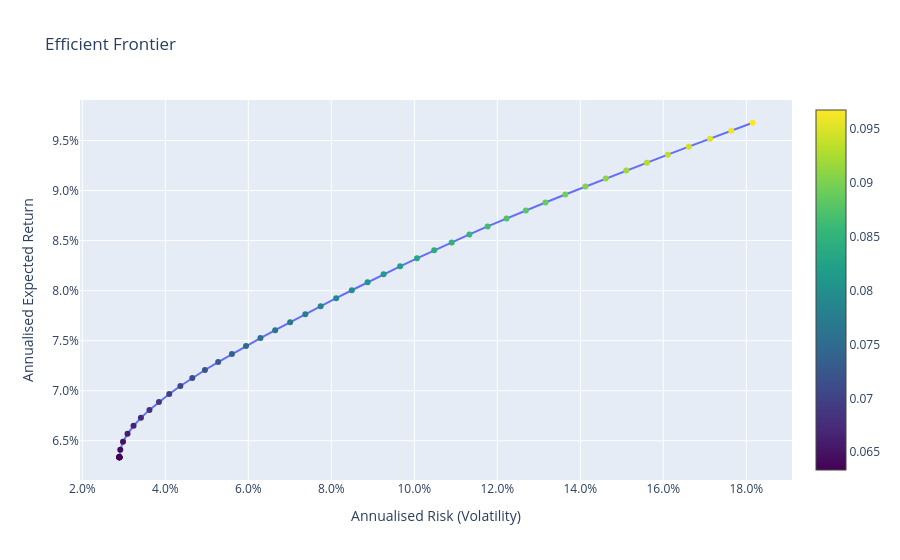

The cell this chart's notebook holds for it:
### Markdown cell above
### 6c. Efficient frontier

Mean-variance frontier for the flattened aggregate. Constraints: long-only, weights sum to 1.

### Code cell
RF_RATE = _er.per_asset["tbills"]
print(f"Risk-free rate (T-bill, annualised): {RF_RATE:.2%}")

opt = wp.analytics.Optimizer(
    return_model=wp.analytics.ExpectedReturn(method=RETURN_METHOD),
    risk_model=wp.analytics.Risk(method=RISK_METHOD),
    constraints=[wp.LongOnly(), wp.SumToOne(), wp.WeightBounds(max_weight=0.6)],
)
frontier = opt.efficient_frontier(_flat, start=DATA_START, end=DATA_END, frequency="quarterly")
frontier.plot().show()

# Max Sharpe portfolio
sharpe_weights = frontier.optimal_sharpe(RF_RATE)
rets = frontier.expected_returns.to_list()
vols = frontier.risks.to_list()
sharpe_ratios = [(r - RF_RATE) / v if v > 0 else float("-inf") for r, v in zip(rets, vols)]
sharpe_idx = max(range(len(sharpe_ratios)), key=lambda i: sharpe_ratios[i])

print(f"\nMax Sharpe  (return {rets[sharpe_idx]:.2%}, vol {vols[sharpe_idx]:.2%}, Sharpe {sharpe_ratios[sharpe_idx]:.2f})")
for name, w in sorted(sharpe_weights.items(), key=lambda kv: -kv[1]):
    if w > 0.005:
        print(f"  {name:<20} {w:.1%}")

### Figure 1 — Plotly figure (JSON) as saved in the notebook; plotly's stock layout.template omitted (floating-point values rounded to 4 significant figures)
{"data": [{"hovertemplate": "Risk: %{x:.2%}<br>Return: %{y:.2%}<br>%{text}<extra></extra>", "marker": {"color": [0.06335, 0.06335, 0.06335, 0.06335, 0.06335, 0.06335, 0.06335, 0.06335, 0.0641, 0.0649, 0.0657, 0.06649, 0.06729, 0.06809, 0.06888, 0.06968, 0.07048, 0.07127, 0.07207, 0.07287, 0.07367, 0.07446, 0.07526, 0.07606, 0.07685, 0.07765, 0.07845, 0.07924, 0.08004, 0.08084, 0.08163, 0.08243, 0.08323, 0.08403, 0.08482, 0.08562, 0.08642, 0.08721, 0.08801, 0.08881, 0.0896, 0.0904, 0.0912, 0.09199, 0.09279, 0.09359, 0.09439, 0.09518, 0.09598, 0.09678], "colorscale": [[0, "#440154"], [0.1111, "#482878"], [0.2222, "#3e4989"], [0.3333, "#31688e"], [0.4444, "#26828e"], [0.5556, "#1f9e89"], [0.6667, "#35b779"], [0.7778, "#6ece58"], [0.8889, "#b5de2b"], [1, "#fde725"]], "showscale": true, "size": 6}, "mode": "lines+markers", "text": ["nasdaq100: 0.0%<br>russell1000: 0.4%<br>europe: 0.0%<br>financials: 1.1%<br>tbills: 56.2%<br>us_agg_bonds: 26.5%<br>us_total: 1.7%<br>us_lcg: 0.0%<br>property: 14.2%", "nasdaq100: 0.0%<br>russell1000: 0.4%<br>europe: 0.0%<br>financials: 1.1%<br>tbills: 56.2%<br>us_agg_bonds: 26.5%<br>us_total: 1.7%<br>us_lcg: 0.0%<br>property: 14.2%", "nasdaq100: 0.0%<br>russell1000: 0.4%<br>europe: 0.0%<br>financials: 1.1%<br>tbills: 56.2%<br>us_agg_bonds: 26.5%<br>us_total: 1.7%<br>us_lcg: 0.0%<br>property: 14.2%", "nasdaq100: 0.0%<br>russell1000: 0.4%<br>europe: 0.0%<br>financials: 1.1%<br>tbills: 56.2%<br>us_agg_bonds: 26.5%<br>us_total: 1.7%<br>us_lcg: 0.0%<br>property: 14.2%", "nasdaq100: 0.0%<br>russell1000: 0.4%<br>europe: 0.0%<br>financials: 1.1%<br>tbills: 56.2%<br>us_agg_bonds: 26.5%<br>us_total: 1.7%<br>us_lcg: 0.0%<br>property: 14.2%", "nasdaq100: 0.0%<br>russell1000: 0.4%<br>europe: 0.0%<br>financials: 1.1%<br>tbills: 56.2%<br>us_agg_bonds: 26.5%<br>us_total: 1.7%<br>us_lcg: 0.0%<br>property: 14.2%", "nasdaq100: 0.0%<br>russell1000: 0.4%<br>europe: 0.0%<br>financials: 1.1%<br>tbills: 56.2%<br>us_agg_bonds: 26.5%<br>us_total: 1.7%<br>us_lcg: 0.0%<br>property: 14.2%", "nasdaq100: 0.0%<br>russell1000: 0.4%<br>europe: 0.0%<br>financials: 1.1%<br>tbills: 56.2%<br>us_agg_bonds: 26.5%<br>us_total: 1.7%<br>us_lcg: 0.0%<br>property: 14.2%", "nasdaq100: 0.5%<br>russell1000: 0.0%<br>europe: 0.0%<br>financials: 0.3%<br>tbills: 55.0%<br>us_agg_bonds: 27.8%<br>us_total: 4.0%<br>us_lcg: 0.0%<br>property: 12.5%", "nasdaq100: 2.1%<br>russell1000: 0.0%<br>europe: 0.0%<br>financials: 0.0%<br>tbills: 53.8%<br>us_agg_bonds: 29.1%<br>us_total: 4.2%<br>us_lcg: 0.0%<br>property: 10.7%", "nasdaq100: 3.9%<br>russell1000: 0.0%<br>europe: 0.0%<br>financials: 0.0%<br>tbills: 52.6%<br>us_agg_bonds: 30.5%<br>us_total: 4.0%<br>us_lcg: 0.0%<br>property: 9.0%", "nasdaq100: 5.7%<br>russell1000: 0.0%<br>europe: 0.0%<br>financials: 0.0%<br>tbills: 51.4%<br>us_agg_bonds: 31.9%<br>us_total: 3.8%<br>us_lcg: 0.0%<br>property: 7.2%", "nasdaq100: 7.5%<br>russell1000: 0.0%<br>europe: 0.0%<br>financials: 0.0%<br>tbills: 50.2%<br>us_agg_bonds: 33.3%<br>us_total: 3.5%<br>us_lcg: 0.0%<br>property: 5.5%", "nasdaq100: 9.3%<br>russell1000: 0.0%<br>europe: 0.0%<br>financials: 0.0%<br>tbills: 49.0%<br>us_agg_bonds: 34.7%<br>us_total: 3.3%<br>us_lcg: 0.0%<br>property: 3.7%", "nasdaq100: 11.1%<br>russell1000: 0.0%<br>europe: 0.0%<br>financials: 0.0%<br>tbills: 47.8%<br>us_agg_bonds: 36.1%<br>us_total: 3.0%<br>us_lcg: 0.0%<br>property: 2.0%", "nasdaq100: 12.9%<br>russell1000: 0.0%<br>europe: 0.0%<br>financials: 0.0%<br>tbills: 46.6%<br>us_agg_bonds: 37.5%<br>us_total: 2.8%<br>us_lcg: 0.0%<br>property: 0.2%", "nasdaq100: 15.1%<br>russell1000: 0.0%<br>europe: 0.0%<br>financials: 0.0%<br>tbills: 43.5%<br>us_agg_bonds: 38.9%<br>us_total: 2.5%<br>us_lcg: 0.0%<br>property: 0.0%", "nasdaq100: 17.3%<br>russell1000: 0.0%<br>europe: 0.0%<br>financials: 0.0%<br>tbills: 40.1%<br>us_agg_bonds: 40.3%<br>us_total: 2.3%<br>us_lcg: 0.0%<br>property: 0.0%", "nasdaq100: 19.5%<br>russell1000: 0.0%<br>europe: 0.0%<br>financials: 0.0%<br>tbills: 36.8%<br>us_agg_bonds: 41.7%<br>us_total: 2.0%<br>us_lcg: 0.0%<br>property: 0.0%", "nasdaq100: 21.7%<br>russell1000: 0.0%<br>europe: 0.0%<br>financials: 0.0%<br>tbills: 33.4%<br>us_agg_bonds: 43.2%<br>us_total: 1.7%<br>us_lcg: 0.0%<br>property: 0.0%", "nasdaq100: 23.9%<br>russell1000: 0.0%<br>europe: 0.0%<br>financials: 0.0%<br>tbills: 30.1%<br>us_agg_bonds: 44.6%<br>us_total: 1.5%<br>us_lcg: 0.0%<br>property: 0.0%", "nasdaq100: 26.1%<br>russell1000: 0.0%<br>europe: 0.0%<br>financials: 0.0%<br>tbills: 26.8%<br>us_agg_bonds: 46.0%<br>us_total: 1.2%<br>us_lcg: 0.0%<br>property: 0.0%", "nasdaq100: 28.3%<br>russell1000: 0.0%<br>europe: 0.0%<br>financials: 0.0%<br>tbills: 23.4%<br>us_agg_bonds: 47.4%<br>us_total: 0.9%<br>us_lcg: 0.0%<br>property: 0.0%", "nasdaq100: 30.5%<br>russell1000: 0.0%<br>europe: 0.0%<br>financials: 0.0%<br>tbills: 20.1%<br>us_agg_bonds: 48.8%<br>us_total: 0.6%<br>us_lcg: 0.0%<br>property: 0.0%", "nasdaq100: 32.7%<br>russell1000: 0.0%<br>europe: 0.0%<br>financials: 0.0%<br>tbills: 16.7%<br>us_agg_bonds: 50.2%<br>us_total: 0.4%<br>us_lcg: 0.0%<br>property: 0.0%", "nasdaq100: 34.9%<br>russell1000: 0.0%<br>europe: 0.0%<br>financials: 0.0%<br>tbills: 13.4%<br>us_agg_bonds: 51.7%<br>us_total: 0.1%<br>us_lcg: 0.0%<br>property: 0.0%", "nasdaq100: 36.9%<br>russell1000: 0.0%<br>europe: 0.0%<br>financials: 0.0%<br>tbills: 10.0%<br>us_agg_bonds: 53.1%<br>us_total: 0.0%<br>us_lcg: 0.0%<br>property: 0.0%", "nasdaq100: 38.9%<br>russell1000: 0.0%<br>europe: 0.0%<br>financials: 0.0%<br>tbills: 6.6%<br>us_agg_bonds: 54.5%<br>us_total: 0.0%<br>us_lcg: 0.0%<br>property: 0.0%", "nasdaq100: 40.9%<br>russell1000: 0.0%<br>europe: 0.0%<br>financials: 0.0%<br>tbills: 3.2%<br>us_agg_bonds: 55.9%<br>us_total: 0.0%<br>us_lcg: 0.0%<br>property: 0.0%", "nasdaq100: 43.0%<br>russell1000: 0.0%<br>europe: 0.0%<br>financials: 0.0%<br>tbills: 0.0%<br>us_agg_bonds: 57.0%<br>us_total: 0.0%<br>us_lcg: 0.0%<br>property: 0.0%", "nasdaq100: 45.5%<br>russell1000: 0.0%<br>europe: 0.0%<br>financials: 0.0%<br>tbills: 0.0%<br>us_agg_bonds: 54.5%<br>us_total: 0.0%<br>us_lcg: 0.0%<br>property: 0.0%", "nasdaq100: 48.1%<br>russell1000: 0.0%<br>europe: 0.0%<br>financials: 0.0%<br>tbills: 0.0%<br>us_agg_bonds: 51.9%<br>us_total: 0.0%<br>us_lcg: 0.0%<br>property: 0.0%", "nasdaq100: 50.7%<br>russell1000: 0.0%<br>europe: 0.0%<br>financials: 0.0%<br>tbills: 0.0%<br>us_agg_bonds: 49.3%<br>us_total: 0.0%<br>us_lcg: 0.0%<br>property: 0.0%", "nasdaq100: 53.2%<br>russell1000: 0.0%<br>europe: 0.0%<br>financials: 0.0%<br>tbills: 0.0%<br>us_agg_bonds: 46.8%<br>us_total: 0.0%<br>us_lcg: 0.0%<br>property: 0.0%", "nasdaq100: 55.8%<br>russell1000: 0.0%<br>europe: 0.0%<br>financials: 0.0%<br>tbills: 0.0%<br>us_agg_bonds: 44.2%<br>us_total: 0.0%<br>us_lcg: 0.0%<br>property: 0.0%", "nasdaq100: 58.4%<br>russell1000: 0.0%<br>europe: 0.0%<br>financials: 0.0%<br>tbills: 0.0%<br>us_agg_bonds: 41.6%<br>us_total: 0.0%<br>us_lcg: 0.0%<br>property: 0.0%", "nasdaq100: 60.0%<br>russell1000: 0.0%<br>europe: 0.0%<br>financials: 0.0%<br>tbills: 0.0%<br>us_agg_bonds: 38.9%<br>us_total: 0.0%<br>us_lcg: 1.1%<br>property: 0.0%", "nasdaq100: 60.0%<br>russell1000: 0.0%<br>europe: 0.0%<br>financials: 0.0%<br>tbills: 0.0%<br>us_agg_bonds: 35.9%<br>us_total: 0.0%<br>us_lcg: 4.1%<br>property: 0.0%", "nasdaq100: 60.0%<br>russell1000: 0.0%<br>europe: 0.0%<br>financials: 0.0%<br>tbills: 0.0%<br>us_agg_bonds: 32.9%<br>us_total: 0.0%<br>us_lcg: 7.1%<br>property: 0.0%", "nasdaq100: 60.0%<br>russell1000: 0.0%<br>europe: 0.0%<br>financials: 0.0%<br>tbills: 0.0%<br>us_agg_bonds: 29.9%<br>us_total: 0.0%<br>us_lcg: 10.1%<br>property: 0.0%", "nasdaq100: 60.0%<br>russell1000: 0.0%<br>europe: 0.0%<br>financials: 0.0%<br>tbills: 0.0%<br>us_agg_bonds: 26.9%<br>us_total: 0.0%<br>us_lcg: 13.1%<br>property: 0.0%", "nasdaq100: 60.0%<br>russell1000: 0.0%<br>europe: 0.0%<br>financials: 0.0%<br>tbills: 0.0%<br>us_agg_bonds: 23.9%<br>us_total: 0.0%<br>us_lcg: 16.1%<br>property: 0.0%", "nasdaq100: 60.0%<br>russell1000: 0.0%<br>europe: 0.0%<br>financials: 0.0%<br>tbills: 0.0%<br>us_agg_bonds: 21.0%<br>us_total: 0.0%<br>us_lcg: 19.0%<br>property: 0.0%", "nasdaq100: 60.0%<br>russell1000: 0.0%<br>europe: 0.0%<br>financials: 0.0%<br>tbills: 0.0%<br>us_agg_bonds: 18.0%<br>us_total: 0.0%<br>us_lcg: 22.0%<br>property: 0.0%", "nasdaq100: 60.0%<br>russell1000: 0.0%<br>europe: 0.0%<br>financials: 0.0%<br>tbills: 0.0%<br>us_agg_bonds: 15.0%<br>us_total: 0.0%<br>us_lcg: 25.0%<br>property: 0.0%", "nasdaq100: 60.0%<br>russell1000: 0.0%<br>europe: 0.0%<br>financials: 0.0%<br>tbills: 0.0%<br>us_agg_bonds: 12.0%<br>us_total: 0.0%<br>us_lcg: 28.0%<br>property: 0.0%", "nasdaq100: 60.0%<br>russell1000: 0.0%<br>europe: 0.0%<br>financials: 0.0%<br>tbills: 0.0%<br>us_agg_bonds: 9.0%<br>us_total: 0.0%<br>us_lcg: 31.0%<br>property: 0.0%", "nasdaq100: 60.0%<br>russell1000: 0.0%<br>europe: 0.0%<br>financials: 0.0%<br>tbills: 0.0%<br>us_agg_bonds: 6.0%<br>us_total: 0.0%<br>us_lcg: 34.0%<br>property: 0.0%", "nasdaq100: 60.0%<br>russell1000: 0.0%<br>europe: 0.0%<br>financials: 0.0%<br>tbills: 0.0%<br>us_agg_bonds: 3.0%<br>us_total: 0.0%<br>us_lcg: 37.0%<br>property: 0.0%", "nasdaq100: 60.0%<br>russell1000: 0.0%<br>europe: 0.0%<br>financials: 0.0%<br>tbills: -0.0%<br>us_agg_bonds: -0.0%<br>us_total: 0.0%<br>us_lcg: 40.0%<br>property: 0.0%"], "type": "scatter", "x": [0.02893, 0.02893, 0.02893, 0.02893, 0.02893, 0.02893, 0.02893, 0.02893, 0.02915, 0.02982, 0.0309, 0.03235, 0.03413, 0.03618, 0.03847, 0.04095, 0.04363, 0.04651, 0.04956, 0.05274, 0.05605, 0.05945, 0.06293, 0.06648, 0.07008, 0.07374, 0.07744, 0.08117, 0.08494, 0.08874, 0.09261, 0.09658, 0.1006, 0.1048, 0.109, 0.1133, 0.1177, 0.1222, 0.1269, 0.1316, 0.1364, 0.1412, 0.1461, 0.1511, 0.1561, 0.1611, 0.1661, 0.1712, 0.1764, 0.1815], "y": [0.06335, 0.06335, 0.06335, 0.06335, 0.06335, 0.06335, 0.06335, 0.06335, 0.0641, 0.0649, 0.0657, 0.06649, 0.06729, 0.06809, 0.06888, 0.06968, 0.07048, 0.07127, 0.07207, 0.07287, 0.07367, 0.07446, 0.07526, 0.07606, 0.07685, 0.07765, 0.07845, 0.07924, 0.08004, 0.08084, 0.08163, 0.08243, 0.08323, 0.08403, 0.08482, 0.08562, 0.08642, 0.08721, 0.08801, 0.08881, 0.0896, 0.0904, 0.0912, 0.09199, 0.09279, 0.09359, 0.09439, 0.09518, 0.09598, 0.09678]}], "layout": {"title": {"text": "Efficient Frontier"}, "xaxis": {"tickformat": ".1%", "title": {"text": "Annualised Risk (Volatility)"}}, "yaxis": {"tickformat": ".1%", "title": {"text": "Annualised Expected Return"}}}}
